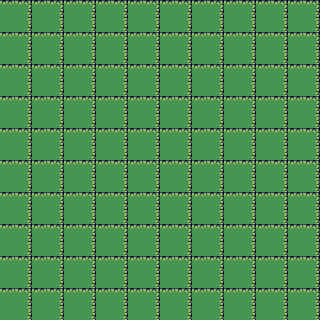

A 2D game scene composited from a Tiled map and its tileset images. What follows is a short description and the map's XML, with each tile layer's data collapsed to a summary:
An orthogonal 10x10 tile map with 32x32 px tiles, 1 tile layer (Calque de Tile 1).

<map version="1.0" tiledversion="1.1.5" orientation="orthogonal" renderorder="right-down" width="10" height="10" tilewidth="32" tileheight="32" infinite="0" nextobjectid="1">
 <tileset firstgid="1" name="tiles_packed" tilewidth="32" tileheight="32" tilecount="44" columns="11">
  <image source="Tile/tiles_packed.png" width="368" height="128" />
 </tileset>
 <layer name="Calque de Tile 1" width="10" height="10">
  <data>[100 cells, 100 non-empty, 1 distinct tile ids]</data>
 </layer>
</map>
